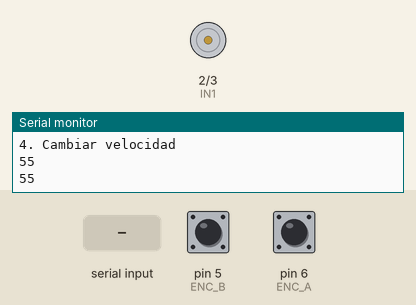
Bench run of a sketch on a simulated Arduino Uno, built with avr-gcc and run on an emulated ATmega328P. Parts: motor-driver pin pairs drawn as motors (green arrow = first pin HIGH = forward, orange = second pin HIGH = backward, longer = more drive, scaled by the enable pin), the last lines printed to the serial monitor. Inputs (shaded band) come from the test bench; at power-on: pin 5 (ENC_B) HIGH, pin 6 (ENC_A) HIGH.

Above: at 4.2 s.
4.3 s: "1\n" received over Serial
At 7.2 s:
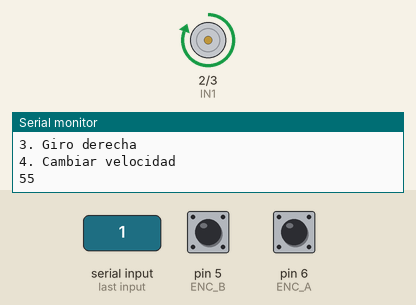
7.5 s: byte 50 ('2') received over Serial
At 9.7 s:
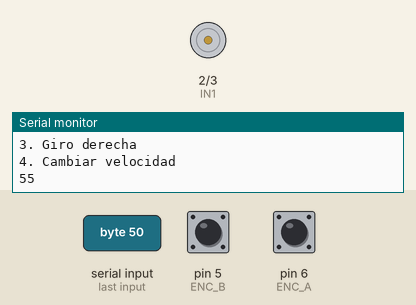
10.6 s: byte 51 ('3') received over Serial
At 13.4 s:
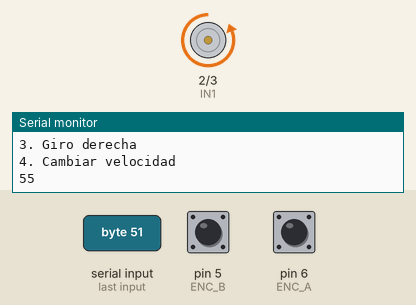
13.7 s: "2\n" received over Serial
At 16.1 s:
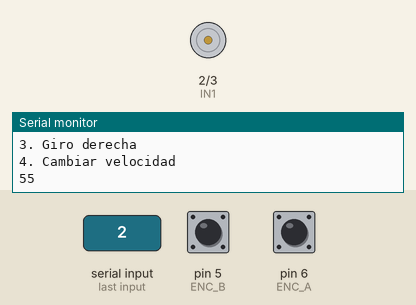
Timing chart, 0 to 17.6 s (numbered marks = the images above; inputs shaded):
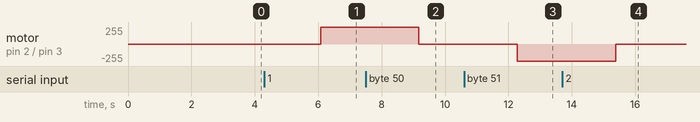

Measured:
- after the input at 4.3 s, motor on pin 2 (IN1) / pin 3 (IN2): stopped → forward 255/255 after 1.8 s
- after the input at 7.5 s, motor on pin 2 (IN1) / pin 3 (IN2): forward 255/255 → stopped after 1.7 s
- after the input at 10.6 s, motor on pin 2 (IN1) / pin 3 (IN2): stopped → backward 255/255 after 1.7 s
- after the input at 13.7 s, motor on pin 2 (IN1) / pin 3 (IN2): backward 255/255 → stopped after 1.7 s

The sketch:

PruebaMotores2.ino
```cpp
// Definición de pines para el encoder y el motor
const int ENC_A = 6;
const int ENC_B = 5;
char op = '0';
char vel[] = {' ',' ',' '};
const int IN1 = 2;
const int IN2 = 3;
const int ENA = 4;
int v = 300;

void setup() {
  // Inicialización de la comunicación serial y configuración de pines
  Serial.begin(9600);
  pinMode(ENC_A, INPUT);
  pinMode(ENC_B, INPUT);
  pinMode(IN1, OUTPUT);
  pinMode(IN2, OUTPUT);
  pinMode(ENA, OUTPUT);
  MENU(); // Mostrar el menú inicial
}

void loop() {
  encoder(); // Leer valores del encoder
  delay(3000); // Esperar 3 segundos
}

void serialEvent() {
  delay(20); // Esperar un poco para asegurar que los datos lleguen
  op = Serial.read(); // Leer la opción ingresada por el usuario
  while (Serial.available() > 0) { Serial.read(); } // Limpiar el buffer serial

  switch (op) {
    case '1':
      // Giro horario del motor
      digitalWrite(IN1, HIGH);
      digitalWrite(IN2, LOW);
      analogWrite(ENA, v);
      Serial.println();
      Serial.print(F("ESTADO: "));
      Serial.println(F("----Giro Horario----"));
      break;
    case '2':
      // Apagar el motor
      analogWrite(ENA, 0);
      Serial.println();
      Serial.print(F("ESTADO: "));
      Serial.print(F("----Apagado----"));
      encoder(); // Leer valores del encoder
      break;
    case '3':
      // Giro antihorario del motor
      digitalWrite(IN1, LOW);
      digitalWrite(IN2, HIGH);
      analogWrite(ENA, v);
      Serial.println();
      Serial.print(F("ESTADO: "));
      Serial.println(F("----Giro Antihorario----"));
      break;
    case '4':
      // Cambiar la velocidad del motor
      v = 0;
      Serial.println();
      Serial.println(F("       CAMBIO DE VELOCIDAD"));
      Serial.println(F("Ingrese la velocidad en rad/s:"));
      while (Serial.available() == 0) { ; } // Esperar a que el usuario ingrese la velocidad
      Serial.readBytesUntil('\n', vel, 3); // Leer la velocidad ingresada
      delay(100);
      while (Serial.available() > 0) { Serial.read(); } // Limpiar el buffer serial
      v = atoi(vel); // Convertir la velocidad a entero
      Serial.print(F("Se cambio la velocidad a: "));
      Serial.println(v);
      break;
  }
  MENU(); // Mostrar el menú nuevamente
}

void encoder() {
  // Leer y mostrar los valores del encoder
  int a = digitalRead(ENC_A);
  int b = digitalRead(ENC_B);
  Serial.print(a * 5);
  Serial.print("");
  Serial.println(b * 5);
}

void MENU() {
  // Mostrar el menú de opciones
  Serial.println();
  Serial.println(F("         MENU"));
  Serial.println(F("Presione una opcion 1-4"));
  Serial.println(F("1. Giro izquierda"));
  Serial.println(F("2. Apagar"));
  Serial.println(F("3. Giro derecha"));
  Serial.println(F("4. Cambiar velocidad"));
}
```
